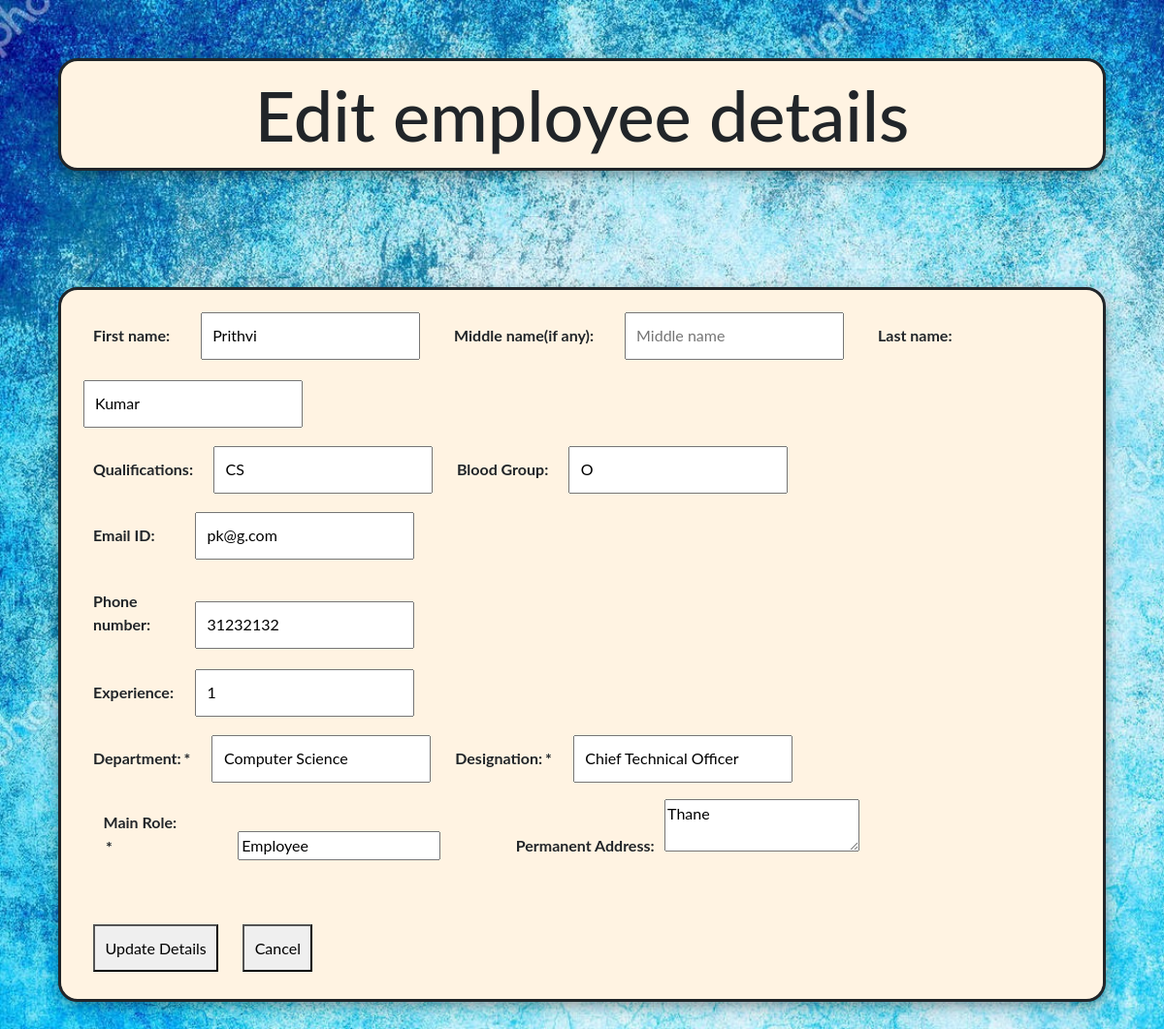
Screenshot of /edit.php?Employ_ID=167 (signed in) with the database file from the repository.
### tables this page shows
CREATE TABLE `addemploy` (
  `Employ_ID` int(11) NOT NULL,
  `fname` varchar(45) DEFAULT NULL,
  `mname` varchar(45) DEFAULT NULL,
  `lname` varchar(45) DEFAULT NULL,
  `qualify` varchar(45) DEFAULT NULL,
  `blood` varchar(45) DEFAULT NULL,
  `email` varchar(45) DEFAULT NULL,
  `phone` varchar(20) DEFAULT NULL,
  `exp` varchar(45) DEFAULT NULL,
  `department` varchar(45) DEFAULT NULL,
  `designation` varchar(45) DEFAULT NULL,
  `addr` varchar(45) DEFAULT NULL,
  `Password` varchar(45) NOT NULL,
  `MainRole` varchar(45) NOT NULL,
  `jd` varchar(20) DEFAULT NULL
);

### edit.php (the view, shortened to what this page needs)
<?php
include "configall.php";
include "bootstrap.php";
$stmt = $pdo->prepare("SELECT * FROM addemploy where Employ_ID = :xyz");
$stmt->execute(array(":xyz" => $_GET['Employ_ID']));
$row = $stmt->fetch(PDO::FETCH_ASSOC);
$fn = htmlentities($row['fname']);
$mn = htmlentities($row['mname']);
$ln = htmlentities($row['lname']);
$q = htmlentities($row['qualify']);
$b = htmlentities($row['blood']);
$em = htmlentities($row['email']);
$ph = htmlentities($row['phone']);
$ex = htmlentities($row['exp']);
$dp = htmlentities($row['department']);
$ds = htmlentities($row['designation']);
$a = htmlentities($row['addr']);
$ma = htmlentities($row['MainRole']);
?>
<!doctype html>
<html>
<head>
	<link href="style2.css?v=<?php echo time(); ?>" rel="stylesheet" type="text/css">
</head>
<body>
	<div class="heading">
		<h1>Edit employee details</h1>
	</div>
  <div class="overall">
    <form id="update" method="post" class="u-admin">
  		<fieldset>
  			<div class="name">
  				<label for="fname">First name:</label><input type="text" name="fname" placeholder="Your name" value="<?= $fn ?>">
  				<label for="fname">Middle name(if any):</label><input type="text" name="mname" placeholder="Middle name " value="<?= $mn ?>">
  				<label for="fname">Last name:</label><input type="text" name="lname" placeholder="Surname" value="<?= $ln ?>"><br>
  			</div>
  			<fieldset id="personaldetails">
  				<div class="blood">
  					<label for="qualify">Qualifications:</label><input type="text" name="qualify" value="<?= $q ?>">
  					<label for="blood">Blood Group:</label><input type="text" name="blood" value="<?= $b ?>"><br>
  				</div>
  			</fieldset>
  			<div class="details">
  				<label for="email">Email ID:</label><input type="email" name="email" value="<?= $em ?>" ><br>
  				<label for="phone">Phone number:</label><input type="tel" name="phone" value="<?= $ph ?>"><br>
  				<label for="exp">Experience:</label><input type="text" name="exp" value="<?= $ex ?>"><br>
  			</div>
  			<div class="department">
          <label for="deptmnt" >Department:<span class="required">*</span></label>
  				<input type="text" name="department" value="<?= $dp ?>">
  				<label for "desgntn">Designation:<span class="required">*</span></label>
  				<input type="text" name="designation" value="<?= $ds ?>">
  			</div>
  		 <br>
  		 <div class="address">
         <label for "m">Main Role: <span class="required">*</span></label><input type="text" name="m" value="<?= $ma ?>">
  			 <label for "address">Permanent Address:</label><textarea class="addr" name="addr"><?= $a ?></textarea><br>
  		 </div>
  			<br>
  			<button class="submit" >Update Details</button>
  			<button type="submit" formaction="viewemploy.php" class="cancel" >Cancel</button>
  		</fieldset>
  	</form>
  </div>
</body>
</html>

### style2.css (style rules this page uses)
.name label,span { margin: 1%; padding: 1%; }
.name input { margin: 1%; padding: 1%; }
.blood input { padding: 1%; }
.blood label { margin: 1%; padding: 1%; }
.details label,span { margin: 1%; padding: 1%; width: 9%; }
.details input { margin: 1%; padding: 1%; }
.department label,span { margin: 1%; padding: 1% }
.department input,select,option { padding: 1% }
.designation label,span { margin: 1%; padding: 1% }
.role label,span { margin: 1%; padding: 1% }
.address label,button,span { margin-left: 2%; padding: 1%; }
.address input { margin: 4%; }
div { display: inline; }
.heading h1 { font-size: 450%; background-color: #fff3e2; box-sizing: border-box; width: 90%; margin: 5%; padding: 1%; text-align: center; border-style: solid; border-radius: 20px; box-shadow: 0 4px 8px 0 rgba(0, 0, 0, 0.2), 0 6px 20px 0 rgba(0, 0, 0, 0.19); }
body { background-image: url(bgImage7.jpg); background-size: cover; background-repeat: no-repeat; width: 100%; height: 200vh; }
body { font-family: 'Montserrat', sans-serif; font-weight: bold; }
.overall { position:absolute; margin: 5%; height: auto; width: 90%; padding: 1% ; box-sizing: border-box; border-style: solid; border-radius: 20px; box-shadow: 0 4px 8px 0 rgba(0, 0, 0, 0.2), 0 6px 20px 0 rgba(0, 0, 0, 0.19); background: #fff3e2; }
body { font-family: "Lato", sans-serif; }

### rows the page displays
addemploy: fname "Prithvi", lname "Kumar", qualify "CS", blood "O", email "pk@g.com", phone "31232132", exp "1", department "Computer Science", designation "Chief Technical Officer", m "Employee", addr "Thane"
